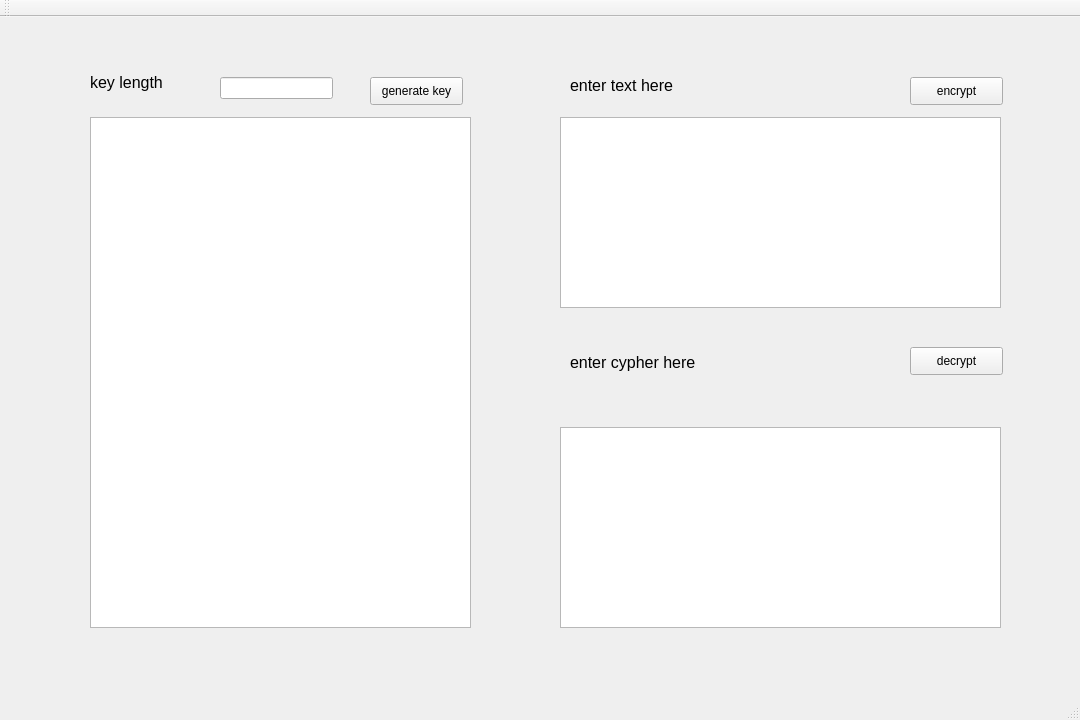
<?xml version="1.0" encoding="UTF-8"?>
<ui version="4.0">
 <class>rsa_GUIClass</class>
 <widget class="QMainWindow" name="rsa_GUIClass">
  <property name="geometry">
   <rect>
    <x>0</x>
    <y>0</y>
    <width>1080</width>
    <height>720</height>
   </rect>
  </property>
  <property name="windowTitle">
   <string>rsa_GUI</string>
  </property>
  <widget class="QWidget" name="centralWidget">
   <widget class="QPushButton" name="generateButton">
    <property name="geometry">
     <rect>
      <x>370</x>
      <y>60</y>
      <width>93</width>
      <height>28</height>
     </rect>
    </property>
    <property name="text">
     <string>generate key</string>
    </property>
   </widget>
   <widget class="QTextEdit" name="keyinfoEdit">
    <property name="geometry">
     <rect>
      <x>90</x>
      <y>100</y>
      <width>381</width>
      <height>511</height>
     </rect>
    </property>
   </widget>
   <widget class="QLineEdit" name="keyLenEdit">
    <property name="geometry">
     <rect>
      <x>220</x>
      <y>60</y>
      <width>113</width>
      <height>22</height>
     </rect>
    </property>
   </widget>
   <widget class="QLabel" name="keyLenLabel">
    <property name="geometry">
     <rect>
      <x>90</x>
      <y>50</y>
      <width>151</width>
      <height>31</height>
     </rect>
    </property>
    <property name="font">
     <font>
      <pointsize>12</pointsize>
     </font>
    </property>
    <property name="text">
     <string>key length</string>
    </property>
   </widget>
   <widget class="QLabel" name="texLabel">
    <property name="geometry">
     <rect>
      <x>570</x>
      <y>60</y>
      <width>221</width>
      <height>16</height>
     </rect>
    </property>
    <property name="font">
     <font>
      <pointsize>12</pointsize>
     </font>
    </property>
    <property name="text">
     <string>enter text here</string>
    </property>
   </widget>
   <widget class="QPushButton" name="encryptButton">
    <property name="geometry">
     <rect>
      <x>910</x>
      <y>60</y>
      <width>93</width>
      <height>28</height>
     </rect>
    </property>
    <property name="text">
     <string>encrypt</string>
    </property>
   </widget>
   <widget class="QLabel" name="cypherLabel">
    <property name="geometry">
     <rect>
      <x>570</x>
      <y>330</y>
      <width>221</width>
      <height>31</height>
     </rect>
    </property>
    <property name="font">
     <font>
      <pointsize>12</pointsize>
     </font>
    </property>
    <property name="text">
     <string>enter cypher here</string>
    </property>
   </widget>
   <widget class="QPushButton" name="decryptButton">
    <property name="geometry">
     <rect>
      <x>910</x>
      <y>330</y>
      <width>93</width>
      <height>28</height>
     </rect>
    </property>
    <property name="text">
     <string>decrypt</string>
    </property>
   </widget>
   <widget class="QPlainTextEdit" name="textEdit">
    <property name="geometry">
     <rect>
      <x>560</x>
      <y>100</y>
      <width>441</width>
      <height>191</height>
     </rect>
    </property>
   </widget>
   <widget class="QPlainTextEdit" name="cypherEdit">
    <property name="geometry">
     <rect>
      <x>560</x>
      <y>410</y>
      <width>441</width>
      <height>201</height>
     </rect>
    </property>
   </widget>
  </widget>
  <widget class="QToolBar" name="mainToolBar">
   <attribute name="toolBarArea">
    <enum>TopToolBarArea</enum>
   </attribute>
   <attribute name="toolBarBreak">
    <bool>false</bool>
   </attribute>
  </widget>
  <widget class="QStatusBar" name="statusBar"/>
 </widget>
 <layoutdefault spacing="6" margin="11"/>
 <resources>
  <include location="rsa_GUI.qrc"/>
 </resources>
 <connections/>
</ui>
